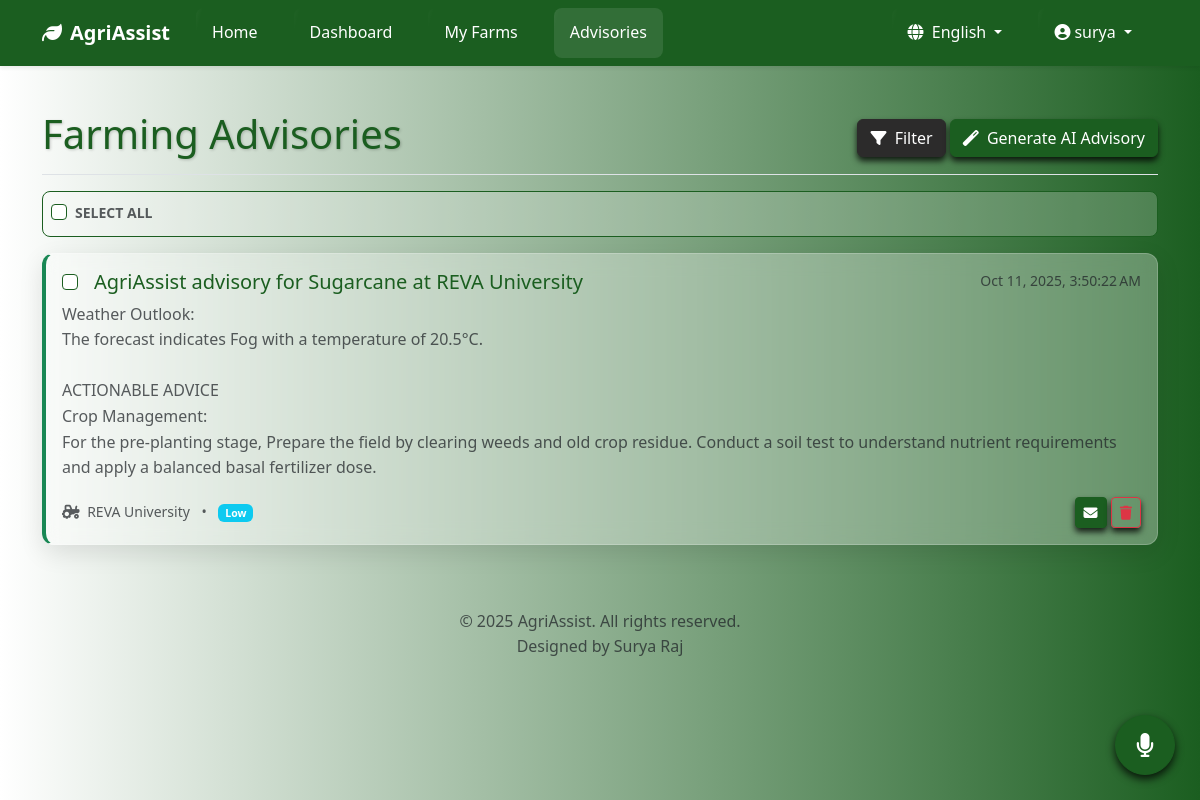
Page /advisories (signed in) on the earlier database version.
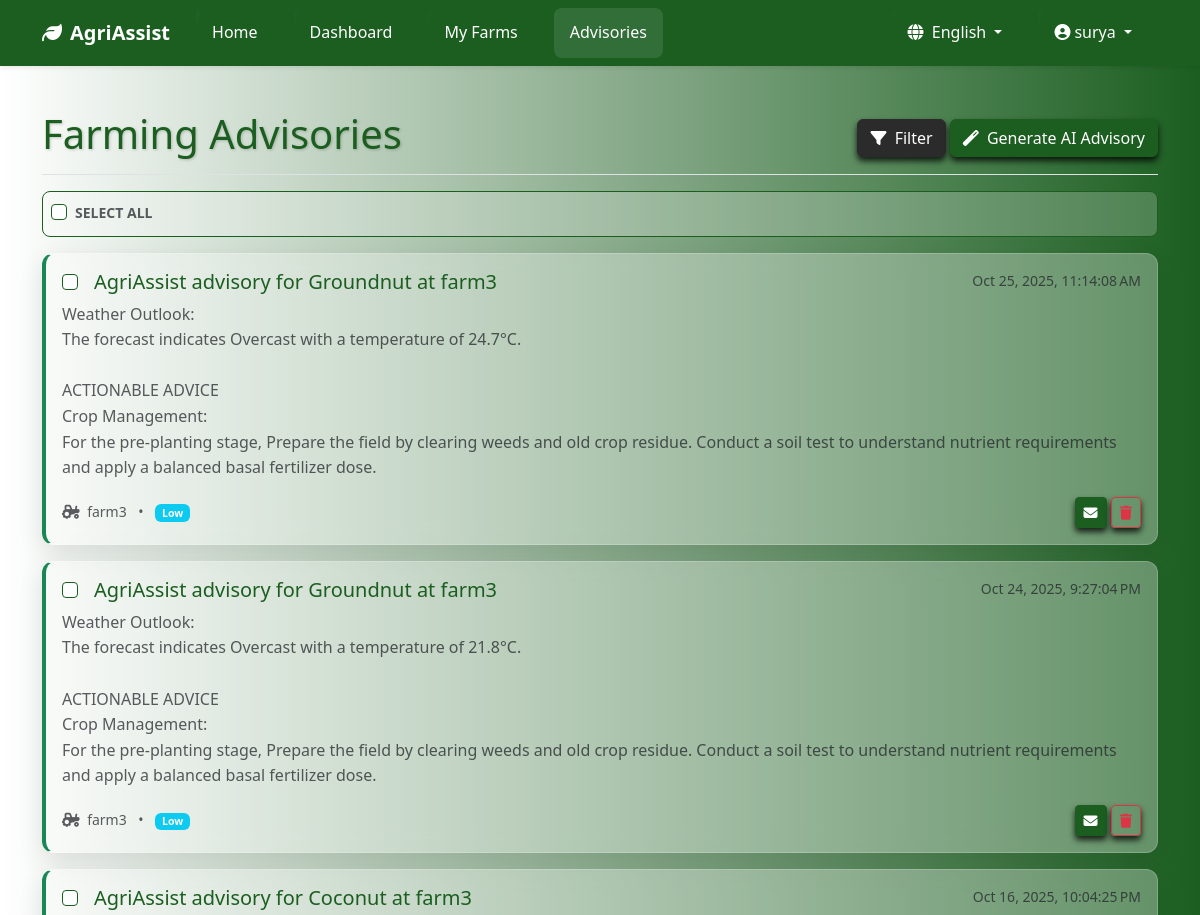
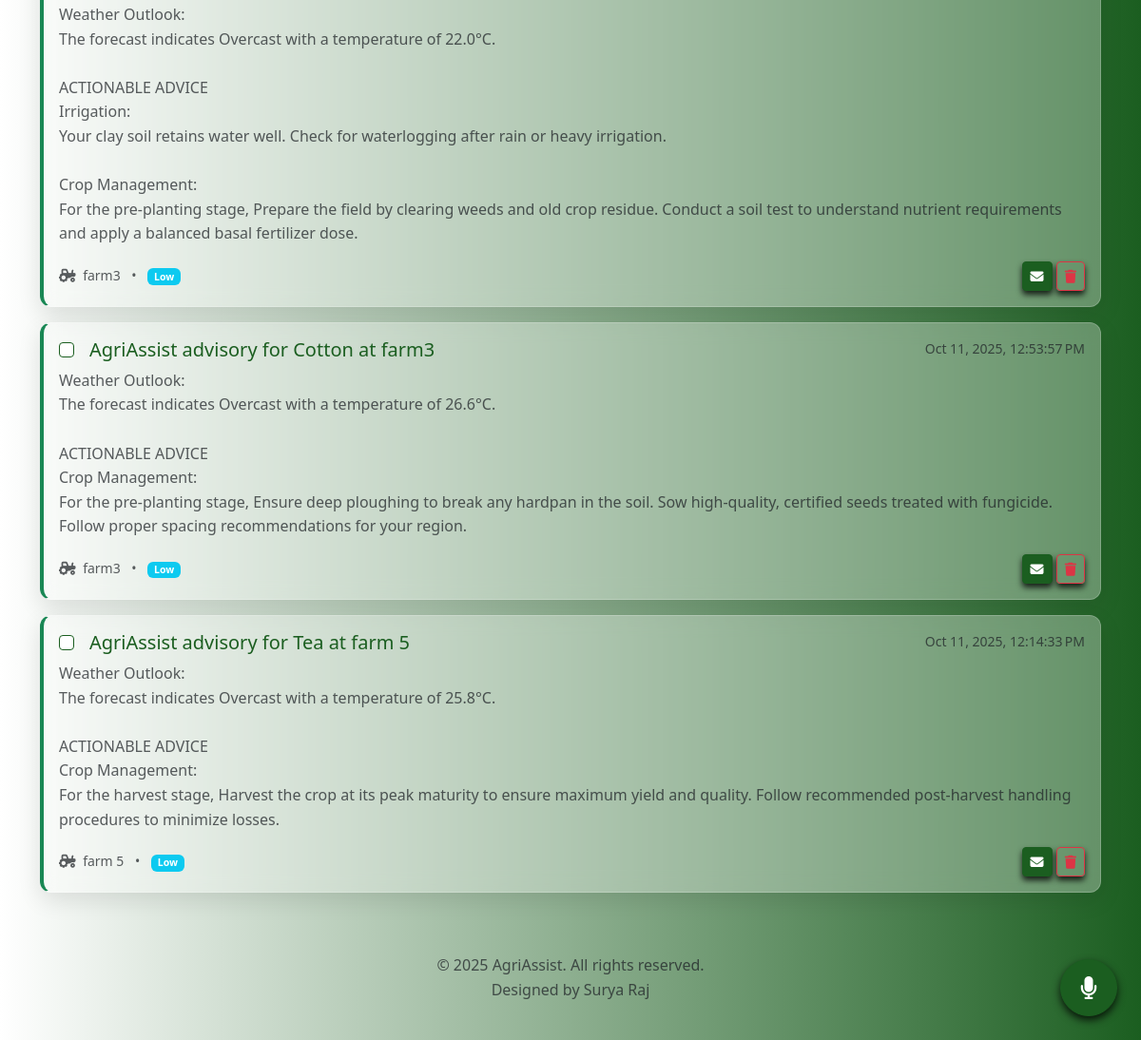
Same page on the later database version (2 pictures, top to bottom).
### app.py (models this page shows)
class Advisory(db.Model):
    id = db.Column(db.Integer, primary_key=True)
    title = db.Column(db.String(200), nullable=False)
    content = db.Column(db.Text, nullable=False)
    priority = db.Column(db.String(50), nullable=False, default='Medium')
    created_at = db.Column(db.DateTime, default=datetime.utcnow)
    farm_id = db.Column(db.Integer, db.ForeignKey('farm.id'), nullable=False)
    is_read = db.Column(db.Boolean, default=False)

class Farm(db.Model):
    id = db.Column(db.Integer, primary_key=True)
    name = db.Column(db.String(100), nullable=False)
    location = db.Column(db.String(200), nullable=False)
    latitude = db.Column(db.Float, nullable=False)
    longitude = db.Column(db.Float, nullable=False)
    area_hectares = db.Column(db.Float, nullable=True)
    area_geojson = db.Column(db.Text, nullable=True)
    created_at = db.Column(db.DateTime, default=datetime.utcnow)
    user_id = db.Column(db.Integer, db.ForeignKey('user.id'), nullable=False)
    advisories = db.relationship('Advisory', backref='farm', lazy=True, cascade='all, delete-orphan')

### app.py (the view)
@app.route('/advisories')
@login_required
def advisories():
    farm_ids = [farm.id for farm in current_user.farms]
    query = Advisory.query.filter(Advisory.farm_id.in_(farm_ids))
    filter_farm_id = request.args.get('farm_id')
    if filter_farm_id and filter_farm_id.isdigit():
        query = query.filter(Advisory.farm_id == int(filter_farm_id))
    filter_status = request.args.get('status')
    if filter_status == 'read':
        query = query.filter_by(is_read=True)
    elif filter_status == 'unread':
        query = query.filter_by(is_read=False)
    filter_priority = request.args.get('priority', '').lower()
    if filter_priority in ['high', 'medium', 'low']:
        query = query.filter(Advisory.priority.ilike(filter_priority))
    all_advisories = query.order_by(Advisory.created_at.desc()).all()
    crop_options_translated = [(c, _(c)) for c in CROP_OPTIONS]
    crop_stages_translated = [(s, _(s)) for s in CROP_STAGE_OPTIONS]
    soil_types_translated = [(s, _(s)) for s in SOIL_TYPE_OPTIONS]
    return render_template(
        'advisories.html', title=_('Advisories'),
        advisories=all_advisories,
        farms=current_user.farms,
        crop_options=crop_options_translated,
        crop_stages=crop_stages_translated,
        soil_types=soil_types_translated
    )

### app.py (called while the page is built)
@login_manager.user_loader
def load_user(user_id): return User.query.get(int(user_id))

def get_locale():
    if current_user.is_authenticated and current_user.language:
        return current_user.language
    if 'language' in session and session['language'] in app.config['LANGUAGES']:
        return session['language']
    return request.accept_languages.best_match(list(app.config['LANGUAGES'].keys()))

def get_timezone():
    return 'Asia/Kolkata'

@app.before_request
def before_request():
    session.permanent = True
    app.permanent_session_lifetime = timedelta(minutes=10) # Increased session lifetime
    session.modified = True
    g.language = get_locale()

@app.context_processor
def inject_globals():
    return {
        'now': datetime.utcnow,
        'get_locale': get_locale,
        'LANGUAGES': app.config['LANGUAGES']
    }

### templates/advisories.html (shortened to what this page needs)
{% extends "base.html" %}
{% block content %}
<div class="container py-4">
    <div class="d-flex justify-content-between flex-wrap flex-md-nowrap align-items-center pt-3 pb-2 mb-3 border-bottom">
        <h1 class="main-title">{{ _('Farming Advisories') }}</h1>
        <div>
            <button type="button" class="btn" id="filterBtn" data-bs-toggle="modal" data-bs-target="#filterModal">
                <i class="fas fa-filter me-1"></i> {{ _('Filter') }}
            </button>
            <button type="button" class="btn" id="generateAdvisoryBtn" data-bs-toggle="modal" data-bs-target="#generateAdvisoryModal">
                <i class="fas fa-magic me-1"></i> {{ _('Generate AI Advisory') }}
            </button>
        </div>
    </div>
    <div id="advisory-list">
        {% if advisories %}
            <div class="p-2 mb-3" id="advisory-list-header">
                <div class="form-check">
                    <input class="form-check-input" type="checkbox" value="" id="selectAllCheckbox" title="{{ _('Select All') }}">
                    <label class="form-check-label small text-muted fw-bold" for="selectAllCheckbox">
                        {{ _('SELECT ALL') }}
                    </label>
                </div>
            </div>
            {% for advisory in advisories %}
                <div class="card advisory-card mb-3 {% if not advisory.is_read %}unread{% endif %}">
                    <div class="card-body">
                        <div class="d-flex w-100 justify-content-between">
                            <div class="d-flex align-items-center">
                                <input class="form-check-input advisory-checkbox mt-0 me-3" type="checkbox" value="{{ advisory.id }}">
                                <h5 class="card-title mb-0">{{ advisory.title }}</h5>
                            </div>
                            <small class="advisory-timestamp text-muted text-nowrap">
                                {{ advisory.created_at|format_datetime('medium') }}
                            </small>
                        </div>
                        <p class="mb-1 mt-2 text-muted" style="white-space: pre-wrap;">{{ advisory.content }}</p>
                        <div class="d-flex justify-content-between align-items-center mt-3">
                            <small class="text-muted">
                                <i class="fas fa-tractor me-1"></i> {{ advisory.farm.name }}
                                <span class="mx-2">•</span>
                                {% set priority_color = 'info' %}
                                {% if advisory.priority == 'High' %}{% set priority_color = 'danger' %}
                                {% elif advisory.priority == 'Medium' %}{% set priority_color = 'warning' %}
                                {% endif %}
                                <span class="badge bg-{{ priority_color }}">{{ _(advisory.priority) }}</span>
                            </small>
                            <div>
                                <button class="btn btn-sm btn-outline-secondary mark-read" style="background-color: #1B5E20; color: #ffffff; border: 1px solid #1B5E20;box-shadow: 0 4px 6px rgba(0,0,0,0.8);" data-id="{{ advisory.id }}" title="{{ _('Mark as read') if not advisory.is_read else _('Mark as unread') }}">
                                    <i class="fas fa-{{ 'envelope-open' if advisory.is_read else 'envelope' }}"></i>
                                </button>
                                <button class="btn btn-sm btn-outline-danger delete-advisory" style="box-shadow: 0 4px 6px rgba(0,0,0,0.8);" data-id="{{ advisory.id }}">
                                    <i class="fas fa-trash"></i>
                                </button>
                            </div>
                        </div>
                    </div>
                </div>
            {% endfor %}
        {% endif %}
    </div>
</div>
{% endblock %}

Differences in the rows shown:
added Advisory: title "AgriAssist advisory for Groundnut at farm3", created_at "Oct 25, 2025, 11:14:08 AM", content "Weather Outlook: The forecast indicates Overcast with a temperature of 24.7°C. ACTIONABLE ADVICE Crop Management: For the pre-planting stage, Prepare the field by clearing weeds and old crop residue. Conduct a soil test to understand nutrient requirements and apply a balanced basal fertilizer dose.", farm.name "farm3", is_read False (drawn)
added Advisory: title "AgriAssist advisory for Groundnut at farm3", created_at "Oct 24, 2025, 9:27:04 PM", content "Weather Outlook: The forecast indicates Overcast with a temperature of 21.8°C. ACTIONABLE ADVICE Crop Management: For the pre-planting stage, Prepare the field by clearing weeds and old crop residue. Conduct a soil test to understand nutrient requirements and apply a balanced basal fertilizer dose.", farm.name "farm3", is_read False (drawn)
added Advisory: title "AgriAssist advisory for Coconut at farm3", created_at "Oct 16, 2025, 10:04:25 PM", content "Weather Outlook: The forecast indicates Overcast with a temperature of 22.0°C. ACTIONABLE ADVICE Irrigation: Your clay soil retains water well. Check for waterlogging after rain or heavy irrigation. Crop Management: For the pre-planting stage, Prepare the field by clearing weeds and old crop residue. Conduct a soil test to understand nutrient requirements and apply a balanced basal fertilizer dose.", farm.name "farm3", is_read False (drawn)
added Advisory: title "AgriAssist advisory for Cotton at farm3", created_at "Oct 11, 2025, 12:53:57 PM", content "Weather Outlook: The forecast indicates Overcast with a temperature of 26.6°C. ACTIONABLE ADVICE Crop Management: For the pre-planting stage, Ensure deep ploughing to break any hardpan in the soil. Sow high-quality, certified seeds treated with fungicide. Follow proper spacing recommendations for your region.", farm.name "farm3", is_read False (drawn)
changed Advisory: title "AgriAssist advisory for Sugarcane at REVA University" → "AgriAssist advisory for Tea at farm 5"; created_at "Oct 11, 2025, 3:50:22 AM" → "Oct 11, 2025, 12:14:33 PM"; content "…Outlook: The forecast indicates Fog with a temperature of 20.5°C. ACTIONABLE ADVICE Crop Management: For the pre-planting stage, Prepare the field by clearing weeds and old crop residue. Conduct a soil test to understand nutrient requirements and apply a balanced basal fertilizer dose." → "…Outlook: The forecast indicates Overcast with a temperature of 25.8°C. ACTIONABLE ADVICE Crop Management: For the harvest stage, Harvest the crop at its peak maturity to ensure maximum yield and quality. Follow recommended post-harvest handling procedures to minimize losses."; farm.name "REVA University" → "farm 5"
